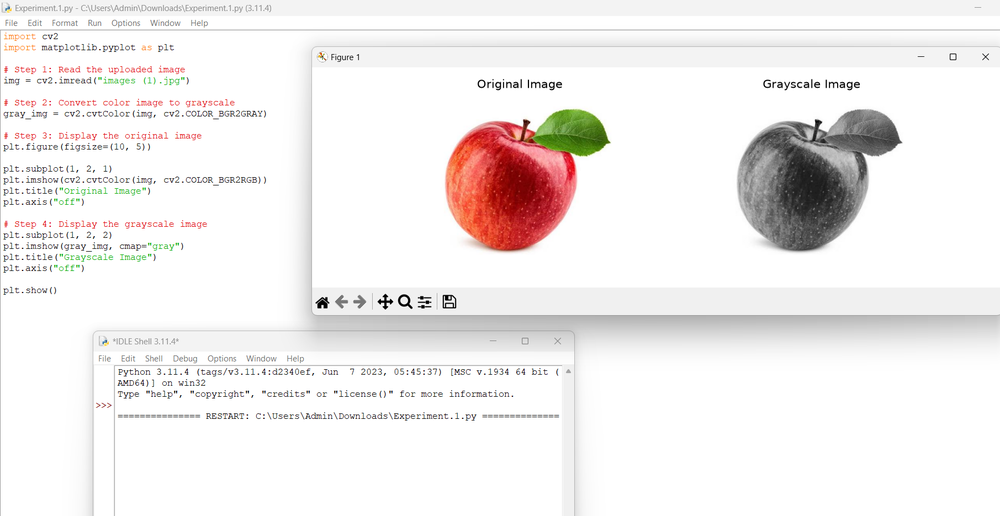
#> input picture Experiment 1 (2).png, 1000 x 516 px, shrunk from 1811 x 935 before the run, given in place of images (1).jpg, which was not available
$ jupyter execute Experiment_1.ipynb   (shell and % lines are left out)
#> lines starting #> are read from the running program, lines starting #| are printed output that depends on the picture; pictures that were not available may be replaced by others from this repository, and a replacement may not be noted
[cell 1]
from google.colab import files

uploaded = files.upload()
#> the answer given: Experiment 1 (2).png

[cell 2]
import cv2
import matplotlib.pyplot as plt

# Step 1: Read the uploaded image
img = cv2.imread("images (1).jpg")
#> img is the input picture: shape (516, 1000, 3); mean B, G, R 236.7, 237.5, 241

# Step 2: Convert color image to grayscale
gray_img = cv2.cvtColor(img, cv2.COLOR_BGR2GRAY)
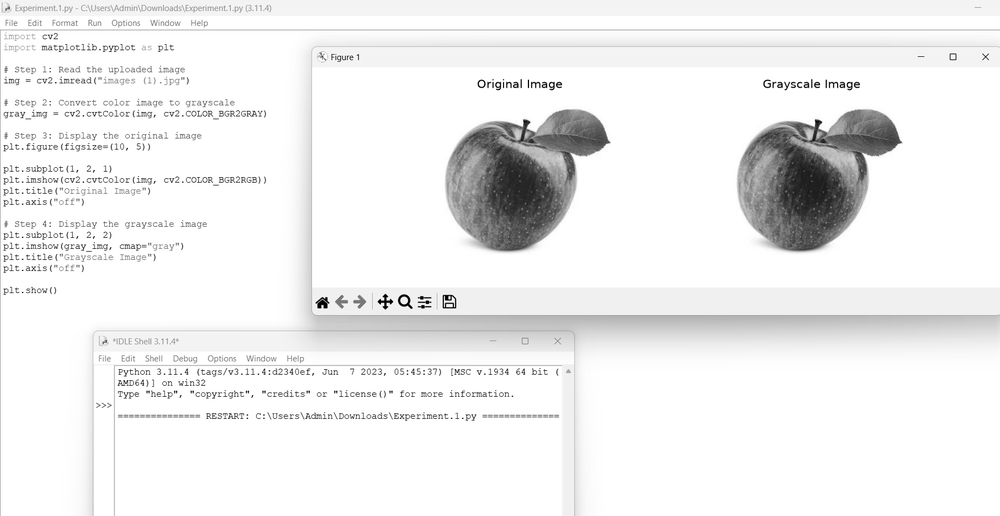
#> gray_img: shape (516, 1000); min 0, max 255, mean 238.5

# Step 3: Display the original image
plt.figure(figsize=(10, 5))

plt.subplot(1, 2, 1)
plt.imshow(cv2.cvtColor(img, cv2.COLOR_BGR2RGB))
plt.title("Original Image")
plt.axis("off")

# Step 4: Display the grayscale image
plt.subplot(1, 2, 2)
plt.imshow(gray_img, cmap="gray")
plt.title("Grayscale Image")
plt.axis("off")

plt.show()
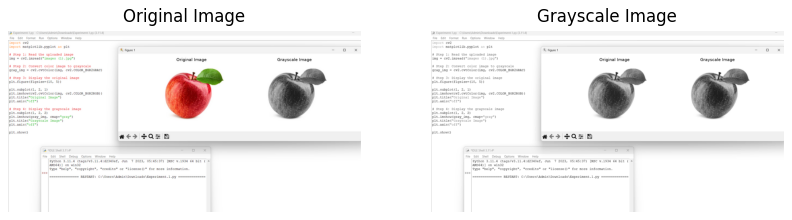
#> figure drawn by matplotlib, 2 panels
